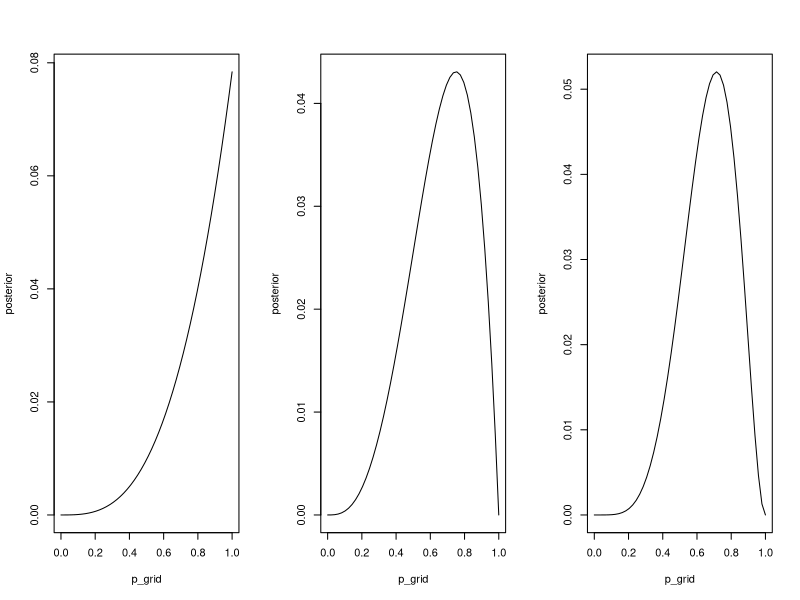

This figure's R source:
# 2M1. Recall the globe tossing model from the chapter.
# Compute and plot the grid approximate posterior distribution
# for each of the following sets of observations.
# In each case, assume a uniform prior for p.
# (1) W, W, W
# (2) W, W, W, L
# (1) L, W, W, L, W, W, W

p_of_water <- function( n_Ws, N, grid_size ) {
  p_grid <- seq( from=0, to=1, length.out=grid_size )
  likelihood <- dbinom( n_Ws, size=N, prob=p_grid )
  posterior <- likelihood / sum(likelihood)
  plot( p_grid, posterior, type="l" )
}

GRID_SIZE <- 50

par( mfrow=c( 1, 3 ) )
p_of_water( 3, 3, GRID_SIZE )
p_of_water( 3, 4, GRID_SIZE )
p_of_water( 5, 7, GRID_SIZE )

